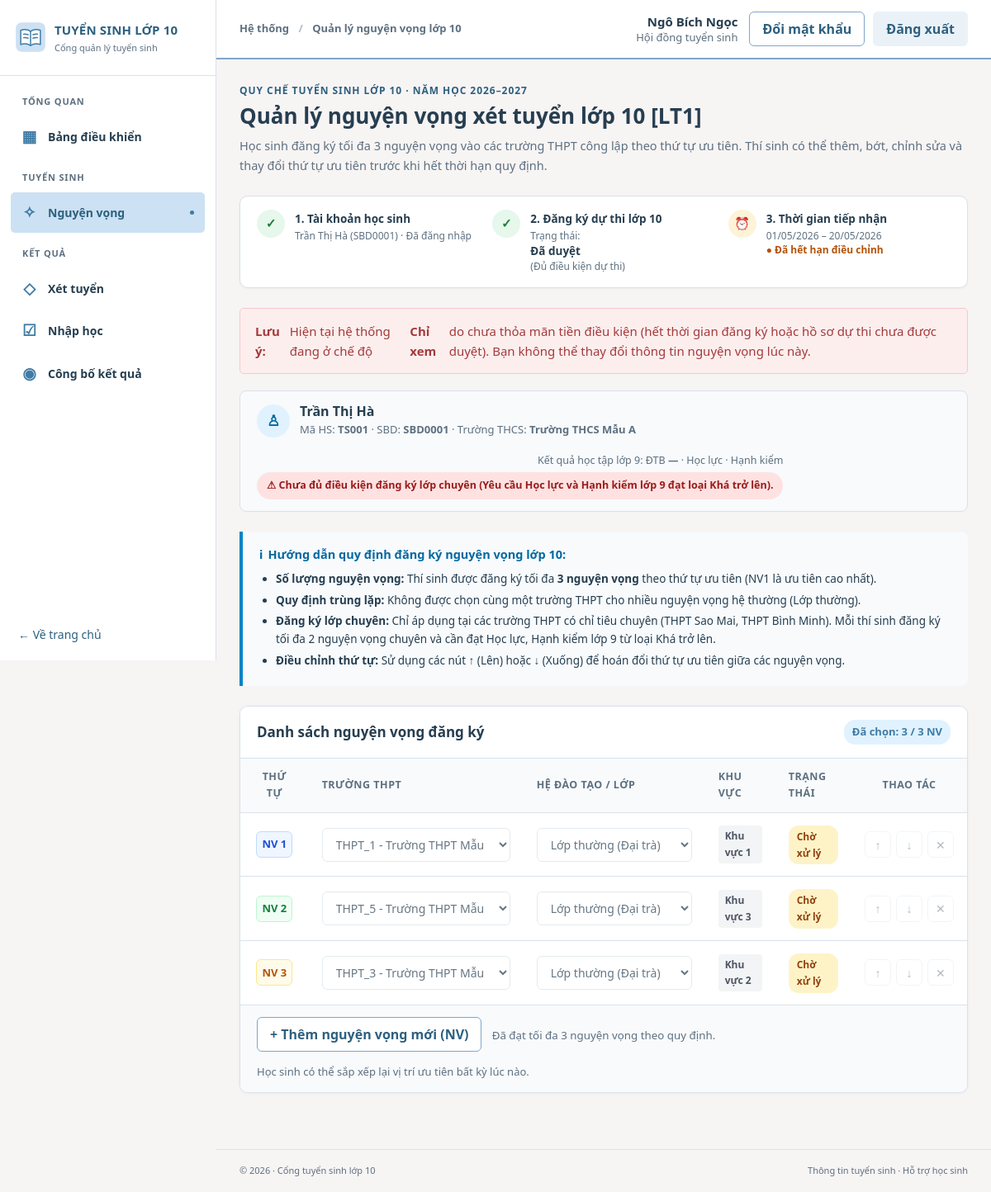
The page /aspirations/student_aspirations.php?preview_student=TS001 (signed in) on the database its author committed.
### tables this page shows
CREATE TABLE TaiKhoan (
  maTaiKhoan VARCHAR(20) NOT NULL,
  tenDangNhap VARCHAR(50) NOT NULL,
  matKhau VARCHAR(255) NOT NULL,
  hoTen VARCHAR(100) NOT NULL,
  vaiTro VARCHAR(30) NOT NULL,
  maCanBo VARCHAR(20) NULL,
  maThiSinh VARCHAR(20) NULL,
  trangThai VARCHAR(20) NOT NULL DEFAULT 'Hoạt động',
  soLanSai INT NOT NULL DEFAULT 0,
  khoaDen DATETIME NULL,
  lanDangNhapCuoi DATETIME NULL,
  ngayTao DATETIME NOT NULL DEFAULT CURRENT_TIMESTAMP,
  PRIMARY KEY (maTaiKhoan),
  UNIQUE KEY uq_taikhoan_ten (tenDangNhap),
  CONSTRAINT ck_taikhoan_vaitro CHECK (vaiTro IN ('HOC_SINH','GVCN','BAN_TUYEN_SINH','HD_TUYEN_SINH','HD_COI_THI','HD_CHAM_THI','CAT_PHACH','HD_PHUC_KHAO','HD_RA_DE','QUAN_TRI')),
  CONSTRAINT ck_taikhoan_trangthai CHECK (trangThai IN ('Hoạt động','Bị khóa')),
  CONSTRAINT ck_taikhoan_solansai CHECK (soLanSai >= 0),
  CONSTRAINT fk_taikhoan_canbo FOREIGN KEY (maCanBo) REFERENCES CanBo(maCanBo),
  CONSTRAINT fk_taikhoan_thisinh FOREIGN KEY (maThiSinh) REFERENCES ThiSinh(maThiSinh)
);

CREATE TABLE QuyDinhNguyenVong (
  maQuyDinh VARCHAR(20) NOT NULL,
  namTuyenSinh INT NOT NULL,
  soLuongNguyenVongToiDa TINYINT NOT NULL DEFAULT 3,
  thoiGianBatDau DATETIME NOT NULL,
  thoiGianKetThuc DATETIME NOT NULL,
  ghiChu VARCHAR(255) NULL,
  PRIMARY KEY (maQuyDinh),
  CONSTRAINT ck_qdnv_soluong CHECK (soLuongNguyenVongToiDa BETWEEN 1 AND 3),
  CONSTRAINT ck_qdnv_thoigian CHECK (thoiGianKetThuc > thoiGianBatDau)
);

CREATE TABLE ThiSinh (
  maThiSinh VARCHAR(20) NOT NULL,
  maHoSo VARCHAR(20) NOT NULL,
  hoTen VARCHAR(100) NOT NULL,
  ngaySinh DATE NOT NULL,
  soBaoDanh VARCHAR(20) NULL,
  dieuKienDuThi TINYINT(1) NOT NULL DEFAULT 0,
  trangThaiDangKyDuThi VARCHAR(50) NOT NULL DEFAULT 'Chưa duyệt',
  maTruongTHCS VARCHAR(20) NOT NULL,
  PRIMARY KEY (maThiSinh),
  UNIQUE KEY uq_thisinh_mahoso (maHoSo),
  UNIQUE KEY uq_thisinh_sbd (soBaoDanh),
  CONSTRAINT ck_thisinh_trangthai CHECK (trangThaiDangKyDuThi IN ('Chưa duyệt','Đã duyệt','Từ chối')),
  CONSTRAINT fk_thisinh_thcs FOREIGN KEY (maTruongTHCS) REFERENCES TruongTHCS(maTruongTHCS)
);

CREATE TABLE TruongTHCS (
  maTruongTHCS VARCHAR(20) NOT NULL,
  tenTruongTHCS VARCHAR(100) NOT NULL,
  diaChi VARCHAR(255) NULL,
  quanHuyen VARCHAR(100) NULL,
  maKhuVuc VARCHAR(20) NOT NULL,
  PRIMARY KEY (maTruongTHCS),
  CONSTRAINT fk_thcs_khuvuc FOREIGN KEY (maKhuVuc) REFERENCES KhuVuc(maKhuVuc)
);

CREATE TABLE NguyenVong (
  maNguyenVong VARCHAR(20) NOT NULL,
  maThiSinh VARCHAR(20) NOT NULL,
  maTruongTHPT VARCHAR(20) NOT NULL,
  maQuyDinh VARCHAR(20) NOT NULL,
  thuTuNguyenVong TINYINT NOT NULL,
  ngayDangKy DATETIME NOT NULL DEFAULT CURRENT_TIMESTAMP,
  trangThaiNguyenVong VARCHAR(30) NOT NULL DEFAULT 'Chờ xử lý',
  lopChuyen VARCHAR(50) NOT NULL DEFAULT 'Thường',
  PRIMARY KEY (maNguyenVong),
  UNIQUE KEY uq_nv_thutu (maThiSinh, thuTuNguyenVong),
  CONSTRAINT ck_nv_thutu CHECK (thuTuNguyenVong BETWEEN 1 AND 3),
  CONSTRAINT fk_nv_thisinh FOREIGN KEY (maThiSinh) REFERENCES ThiSinh(maThiSinh),
  CONSTRAINT fk_nv_thpt FOREIGN KEY (maTruongTHPT) REFERENCES TruongTHPT(maTruongTHPT),
  CONSTRAINT fk_nv_quydinh FOREIGN KEY (maQuyDinh) REFERENCES QuyDinhNguyenVong(maQuyDinh)
);

CREATE TABLE KhuVuc (
  maKhuVuc VARCHAR(20) NOT NULL,
  tenKhuVuc VARCHAR(100) NOT NULL,
  quanHuyen VARCHAR(100) NULL,
  PRIMARY KEY (maKhuVuc)
);

### aspirations/student_aspirations.php (the view, shortened to what the rows shown need)
<?php
require_once dirname(__DIR__) . '/includes/auth.php';
require_once dirname(__DIR__) . '/services/aspiration_service.php';
$account = require_module('aspirations');
$isStudent = has_role($account, ['HOC_SINH']);
$owner = (string)($account['maThiSinh'] ?? '');
if (!$isStudent && isset($_GET['preview_student'])) {
    $owner = trim((string)$_GET['preview_student']);
}
$candidate = aspiration_get_candidate($owner);
$regulation = aspiration_get_regulation();
$schools = aspiration_get_schools();
$currentWishes = aspiration_get_wishes($owner);
$maxWishes = (int)($regulation['soLuongNguyenVongToiDa'] ?? 3);
$isRegistrationOpen = !empty($regulation['is_open']);
$isEligibleExam = !empty($candidate['registered_exam_ok']);
$canEdit = $isStudent && $isRegistrationOpen && $isEligibleExam;
$layout = 'dashboard';
require dirname(__DIR__) . '/includes/header.php';
?>
<div class="aspiration-page">
  <div class="aspiration-head">
    <div class="eyebrow">QUY CHẾ TUYỂN SINH LỚP 10 · NĂM HỌC 2026–2027</div>
    <h1>Quản lý nguyện vọng xét tuyển lớp 10 [LT1]</h1>
    <p>Học sinh đăng ký tối đa <?= $maxWishes ?> nguyện vọng vào các trường THPT công lập theo thứ tự ưu tiên. Thí sinh có thể thêm, bớt, chỉnh sửa và thay đổi thứ tự ưu tiên trước khi hết thời hạn quy định.</p>
  </div>
  <div class="preconditions-card" aria-label="Kiểm tra tiền điều kiện của use case">
    <div class="precondition-item">
      <div>
        <strong>1. Tài khoản học sinh</strong>
        <small><?= e($candidate['hoTen']) ?> (<?= e($candidate['soBaoDanh'] ?: $candidate['maThiSinh']) ?>) · Đã đăng nhập</small>
      </div>
    </div>
    <div class="precondition-item">
      <div>
        <small>Trạng thái: <strong><?= e($candidate['trangThaiDangKyDuThi']) ?></strong> (<?= $isEligibleExam ? 'Đủ điều kiện dự thi' : 'Chưa đủ điều kiện' ?>)</small>
      </div>
    </div>
    <div class="precondition-item">
      <div>
        <strong>3. Thời gian tiếp nhận</strong>
        <small>
          <?php if ($regulation): ?>
            <?= date('d/m/Y', strtotime($regulation['thoiGianBatDau'])) ?> – <?= date('d/m/Y', strtotime($regulation['thoiGianKetThuc'])) ?>
            <br><span style="color: <?= $isRegistrationOpen ? '#166534' : '#b45309' ?>; font-weight: 600;">
              <?= $isRegistrationOpen ? '● Đang mở nhận hồ sơ' : '● Đã hết hạn điều chỉnh' ?>
            </span>
          <?php else: ?>
            Chưa có lịch đăng ký
          <?php endif; ?>
        </small>
      </div>
    </div>
  </div>
  <div class="student-brief-card">
    <div class="student-id-block">
      <div>
        <h3><?= e($candidate['hoTen']) ?></h3>
        <p>Mã HS: <strong><?= e($candidate['maThiSinh']) ?></strong> · SBD: <strong><?= e($candidate['soBaoDanh'] ?: 'Chưa cấp') ?></strong> · Trường THCS: <strong><?= e(school_display_name($candidate['tenTruongTHCS'] ?? '')) ?></strong></p>
      </div>
    </div>
  </div>
  <div class="rules-notice-box">
    <ul>
      <li><strong>Số lượng nguyện vọng:</strong> Thí sinh được đăng ký tối đa <strong><?= $maxWishes ?> nguyện vọng</strong> theo thứ tự ưu tiên (NV1 là ưu tiên cao nhất).</li>
    </ul>
  </div>
  <form id="wishes-form" method="post" action="<?= e(url('aspirations/', ['view' => 'student'])) ?>">
    <div class="wishes-table-wrapper">
      <div class="wishes-table-header">
        <h2>Danh sách nguyện vọng đăng ký</h2>
        <span class="quota-badge" id="wish-count-indicator">
          Đã chọn: <strong id="current-count"><?= count($currentWishes) ?></strong> / <?= $maxWishes ?> NV
        </span>
      </div>
      <div style="overflow-x: auto;">
        <table class="aspiration-table" id="wishes-table">
          <thead>
            <tr>
              <th style="width: 100px; text-align: center;">Thứ tự</th>
              <th style="min-width: 260px;">Trường THPT</th>
              <th style="min-width: 220px;">Hệ đào tạo / Lớp</th>
              <th style="width: 120px;">Khu vực</th>
              <th style="width: 130px;">Trạng thái</th>
              <th style="width: 140px; text-align: center;">Thao tác</th>
            </tr>
          </thead>
          <tbody id="wishes-tbody">
            <?php if (!$currentWishes): ?>
              <tr id="empty-row">
                <td colspan="6" class="table-empty-row">
                  Học sinh chưa đăng ký nguyện vọng nào. Hãy bấm nút <strong>"+ Thêm nguyện vọng mới"</strong> bên dưới để bắt đầu.
                </td>
              </tr>
            <?php else: ?>
              <?php foreach ($currentWishes as $idx => $w):
                $order = $idx + 1;
                $orderClass = $order === 1 ? 'nv1' : ($order === 2 ? 'nv2' : 'nv3');
              ?>
                <tr class="wish-row" data-order="<?= $order ?>" data-initial-school="<?= e($w['maTruongTHPT']) ?>" data-initial-track="<?= e($w['lopChuyen']) ?>">
                  <td style="text-align: center;">
                    <span class="order-badge <?= $orderClass ?>" data-badge-order>NV <?= $order ?></span>
                  </td>
                  <td>
                    <select name="wishes[<?= $idx ?>][maTruongTHPT]" class="select-school" required <?= !$canEdit ? 'disabled' : '' ?>>
                      <?php foreach ($schools as $sch): ?>
                        <option value="<?= e($sch['maTruongTHPT']) ?>"
                                data-area="<?= e($sch['tenKhuVuc']) ?>"
                                data-has-specialized="<?= $sch['has_specialized'] ? '1' : '0' ?>"
                                <?= $w['maTruongTHPT'] === $sch['maTruongTHPT'] ? 'selected' : '' ?>>
                          <?= e($sch['maTruongTHPT']) ?> - <?= e(school_display_name($sch['tenTruongTHPT'])) ?> (<?= e($sch['tenKhuVuc']) ?>)
                        </option>
                      <?php endforeach; ?>
                    </select>
                  </td>
                  <td>
                    <select name="wishes[<?= $idx ?>][lopChuyen]" class="select-track" required <?= !$canEdit ? 'disabled' : '' ?>>
                      <option value="Thường" <?= $w['lopChuyen'] === 'Thường' ? 'selected' : '' ?>>Lớp thường (Đại trà)</option>
                    </select>
                  </td>
                  <td>
                    <span class="area-badge" data-area-badge><?= e($w['tenKhuVuc'] ?? '—') ?></span>
                  </td>
                  <td>
                    <span class="status-pill status-pending">
                      <?= e($w['trangThaiNguyenVong']) ?>
                    </span>
                  </td>
                  <td style="text-align: center;">
                    <div class="action-buttons" style="justify-content: center;">
                      <button type="button" class="btn-action-icon btn-move-up" title="Chuyển lên trên" <?= (!$canEdit || $order === 1) ? 'disabled' : '' ?>>↑</button>
                      <button type="button" class="btn-action-icon btn-move-down" title="Chuyển xuống dưới" <?= (!$canEdit || $order === count($currentWishes)) ? 'disabled' : '' ?>>↓</button>
                      <button type="button" class="btn-action-icon btn-delete" title="Xóa nguyện vọng này" <?= !$canEdit ? 'disabled' : '' ?>>✕</button>
                    </div>
                  </td>
                </tr>
              <?php endforeach; ?>
            <?php endif; ?>
          </tbody>
        </table>
      </div>
    </div>
  </form>
</div>
<?php require dirname(__DIR__) . '/includes/footer.php'; ?>

### includes/header.php (shortened to what the rows shown need)
<?php
require_once __DIR__ . '/functions.php';
$layout = $layout ?? 'public';
$cfg = app_config();
$studentShell = $layout === 'dashboard' && function_exists('current_user') && has_role(current_user(), ['HOC_SINH']);
?><!doctype html>
<html lang="vi">
<head>
  <link rel="stylesheet" href="<?= e(url('assets/css/style.css')) ?>">
  <link rel="stylesheet" href="<?= e(url('assets/css/portal.css')) ?>">
</head>
<body class="<?= $studentShell ? 'student-body' : ($layout === 'dashboard' ? 'dash-body' : 'public-body') ?>">
<?php if ($studentShell): ?>
<?php require __DIR__ . '/student_shell_header.php'; ?>
<?php elseif ($layout === 'dashboard'): ?>
<div class="dash-shell">
  <?php require __DIR__ . '/sidebar.php'; ?>
  <div class="dash-main">
    <header class="dash-topbar">
      <div class="dash-topbar-right"><?php $__u = function_exists('current_user') ? current_user() : null; if ($__u): ?>
        <span class="topbar-user"><strong><?= e($__u['hoTen']) ?></strong><small><?= e(ten_vai_tro($__u['vaiTro'])) ?></small></span>
        <a class="btn btn-outline btn-sm" href="<?= e(url('auth/doi-mat-khau.php')) ?>">Đổi mật khẩu</a>
        <form method="post" action="<?= e(url('auth/logout.php')) ?>" class="topbar-logout"><?= csrf_field() ?><button class="btn btn-soft btn-sm" type="submit">Đăng xuất</button></form>
      <?php else: ?><a class="avatar" href="<?= e(url('auth/login.php')) ?>" title="Đăng nhập">10</a><?php endif; ?></div>
    </header>
    <main id="main" class="dash-content">
<?php endif; ?>

### rows shown on the page
taikhoan: hoTen "Ngô Bích Ngọc", vaiTro "Hội đồng tuyển sinh"
quydinhnguyenvong: soLuongNguyenVongToiDa "3", thoiGianBatDau "01/05/2026", thoiGianKetThuc "20/05/2026"
thisinh: hoTen "Trần Thị Hà", soBaoDanh "SBD0001", trangThaiDangKyDuThi "Đã duyệt", maThiSinh "TS001", maTruongTHCS.tenTruongTHCS "Trường THCS Mẫu A"
nguyenvong: vaiTro "Lớp thường (Đại trà)", khuvuc.tenKhuVuc "Khu vực 1", trangThaiNguyenVong "Chờ xử lý"
nguyenvong: maTruongTHPT.vaiTro "THPT_5 - Trường THPT Mẫu 5 (Khu vực 3)", vaiTro "Lớp thường (Đại trà)", khuvuc.tenKhuVuc "Khu vực 3", trangThaiNguyenVong "Chờ xử lý"
nguyenvong: maTruongTHPT.vaiTro "THPT_3 - Trường THPT Mẫu 3 (Khu vực 2)", vaiTro "Lớp thường (Đại trà)", khuvuc.tenKhuVuc "Khu vực 2", trangThaiNguyenVong "Chờ xử lý"

### other values the page prints
$group "TỔNG QUAN"
$symbol "▦"
$label "Bảng điều khiển"
$group "TUYỂN SINH"
$symbol "✧"
$label "Nguyện vọng"
$group "KẾT QUẢ"
$symbol "◇"
$label "Xét tuyển"
$symbol "☑"
$label "Nhập học"
$symbol "◉"
$label "Công bố kết quả"
$page_title "Quản lý nguyện vọng lớp 10"
$candidate['grade9']['diemTrungBinh'] "—"
